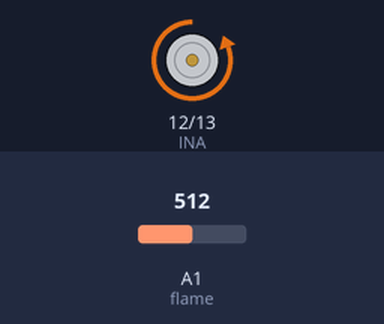
This sketch was run on a simulated Arduino Uno, built with avr-gcc and run on an emulated ATmega328P. Shown: motor-driver pin pairs drawn as motors (green arrow = first pin HIGH = forward, orange = second pin HIGH = backward, longer = more drive). The inputs (shaded band) are chosen by the test bench; at power-on: A1 (flame) = 512.

Above: at 1.2 s.
1.3 s: A1 (flame) set to 682
2.8 s: A1 (flame) set to 711
At 3.1 s:
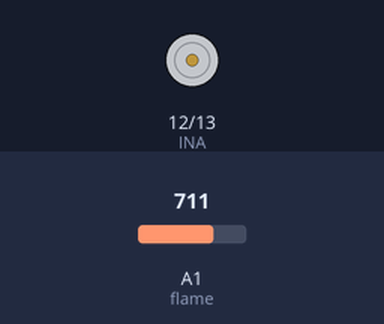
4.3 s: A1 (flame) set to 690
At 5.4 s:
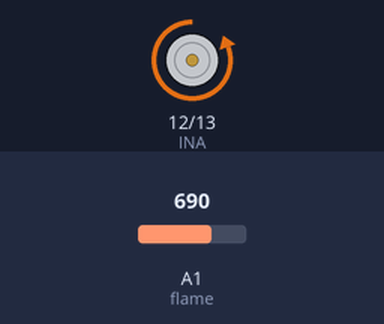
5.8 s: A1 (flame) set to 710
At 6.6 s:
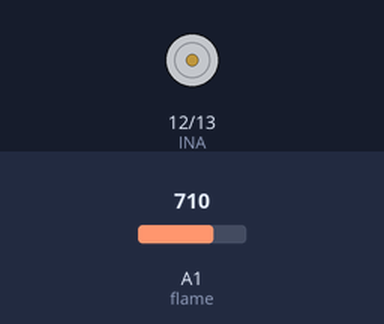
Timing chart, 0 to 8.3 s (numbered marks = the images above; inputs shaded):
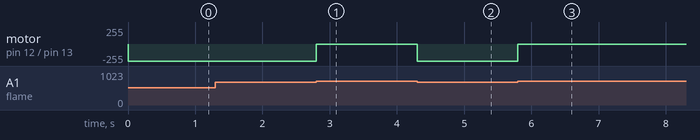

Measured:
- the behaviour switches between 700 and 701 on A1 (flame) (found by bisection; images 0 and 1)
- after the input at 1.3 s, every drawn part: stays the same
- after the input at 2.8 s, motor on pin 12 (INA) / pin 13 (INB): backward 255/255 → stopped at once
- after the input at 4.3 s, motor on pin 12 (INA) / pin 13 (INB): stopped → backward 255/255 at once
- after the input at 5.8 s, motor on pin 12 (INA) / pin 13 (INB): backward 255/255 → stopped at once

The sketch:

lesson_24.ino
```cpp
/*
  Keyestudio Mini Tank Robot V3 (Popular Edition)
  lesson 24
  130 motor
  http://www.keyestudio.com
*/
int INA = 12;
int INB = 13;
int flame = A1; //Define the flame pin as analog pin A1
int val = 0;    //Define digital variables
void setup() {
  pinMode(INA, OUTPUT);//Set digital port INA as output
  pinMode(INB, OUTPUT);//Set digital port INA as output
  pinMode(flame, INPUT); //Define the buzzer as an input source
}

void loop() {
  val = analogRead(flame); //Read the analog value of the flame sensor
  if (val <= 700) {  //When analog value≤700, LED is on
    //Turn on the fan when flame is detected
    digitalWrite(INA, LOW);
    digitalWrite(INB, HIGH);
  } else {
    //Otherwise it stops operating
    digitalWrite(INA, LOW);
    digitalWrite(INB, LOW);
  }
}
//*************************************************
```
